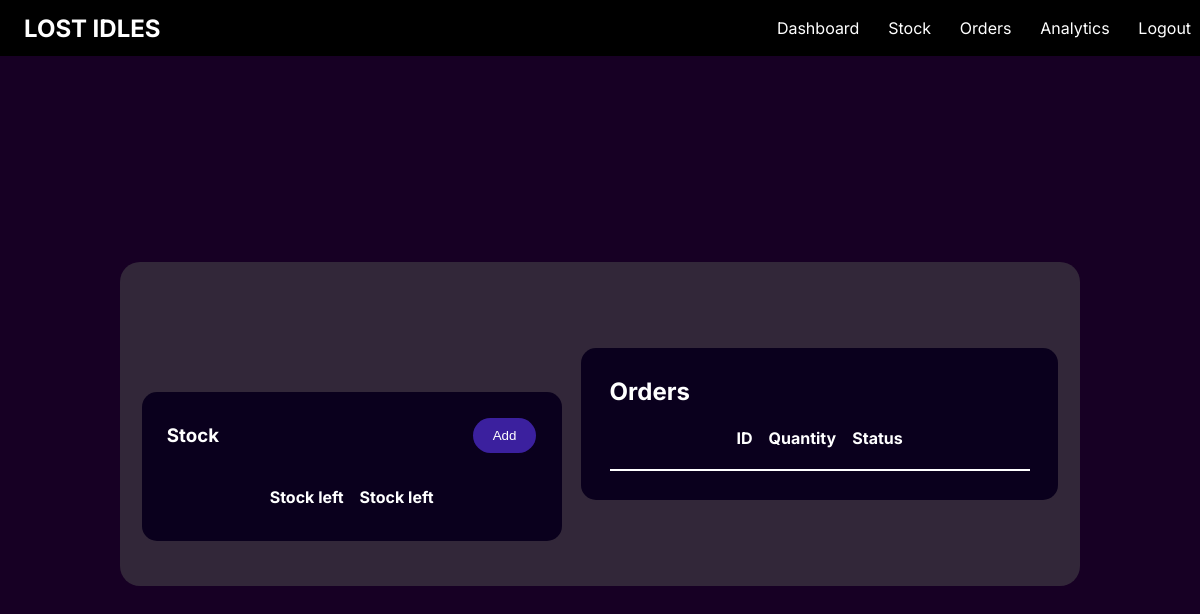
/stock/3ef34295ab464f09bf17d41bff6a2e73, run on an earlier commit of the app's database.
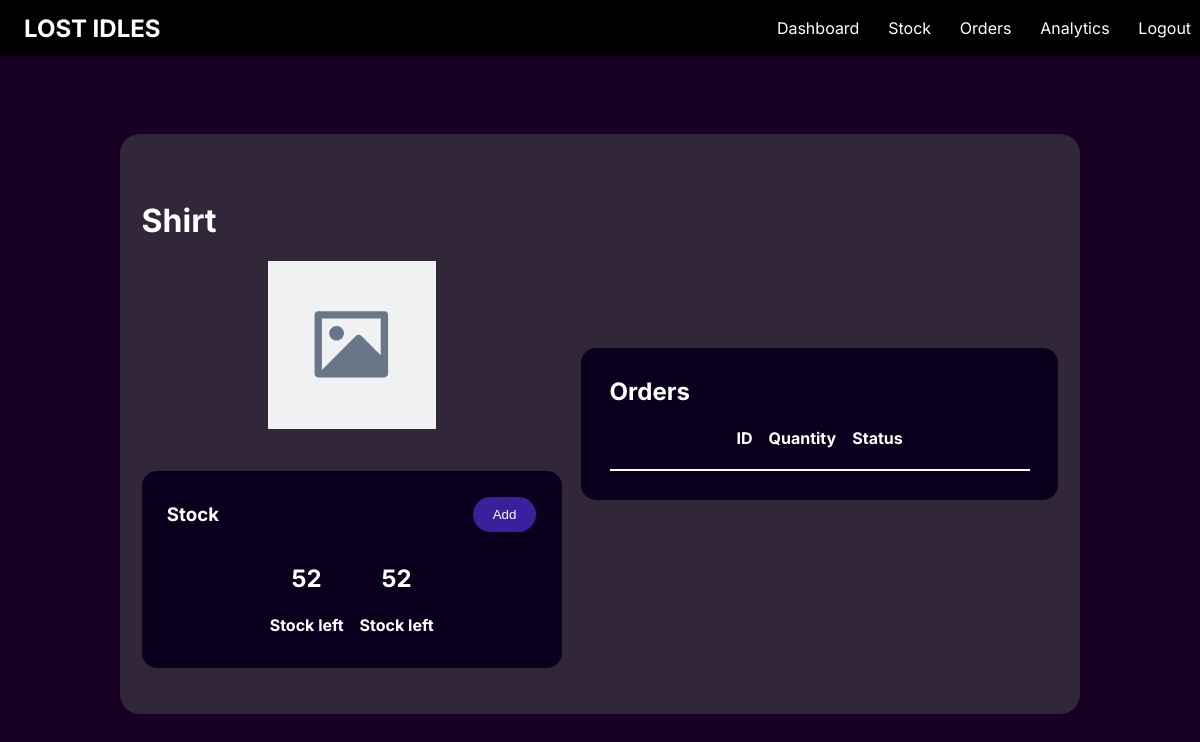
And on a later commit of the database.
### app.py (models this page shows, shortened)
class Stock(db.Model):
    __tablename__ = 'stock'
    stock_id = db.Column(db.String(50), primary_key=True)
    name = db.Column(db.String(50), nullable=False)
    category = db.Column(db.String(50), nullable=False)
    stock_level = db.Column(db.Integer, nullable=False)
    image = db.Column(db.String(120), nullable=True)
    price = db.Column(db.Float, nullable=False)
    order_items = db.relationship('OrderStock', back_populates='stock', cascade="all, delete-orphan")

### app.py (the view)
@app.route('/stock/<stock_id>')
def individual_stock(stock_id):
    stock = db.session.execute(db.select(Stock).filter_by(stock_id=stock_id)).scalar_one_or_none()
    return render_template('individual_stock.html', stock=stock)

### templates/individual_stock.html (shortened to what this page needs)
{% extends "boiler.html" %}
{% block head %}
    <link rel="stylesheet" href="{{ url_for('static', filename='styles/individual_stock.css') }}">
{% endblock %}
{% block content %}
    <main>
        <div class="container">
            <div id="left">
                <h1 style="text-align: left;" id="name">{{stock.name}}</h1>
                {% if stock.image == None %}
                    <img src="{{url_for('static', filename='/uploads/placeholder.svg')}}" alt="">
                {% else %}
                    <img src="{{url_for('static', filename='/uploads/' ~ stock.image)}}" alt="">
                {% endif %}
                <div id="stock-container">
                    <div id="header">
                        <h3>Stock</h3>
                        <div id="popup-container">
                            <button onclick="popup()" id="add">Add</button>
                        </div>
                    </div>
                    <div id="stock-info">
                        <div class="stock">
                            <h2>{{stock.stock_level}}</h2>
                            <h4>Stock left</h4>
                        </div>
                        <div class="stock">
                            <h2>{{stock.stock_level}}</h2>
                            <h4>Stock left</h4>
                        </div>
                    </div>
                </div>
            </div>
            <div id="order-container">
                <h2 style="margin: 0; text-align: left;">Orders</h2>
                <div id="labels">
                    <h4>ID</h4>
                    <h4>Quantity</h4>
                    <h4>Status</h4>
                </div>
            </div>
        </div>
    </main>
{% endblock %}

What changed in the data, as far as the page shows it:
added Stock: name "Shirt", stock_level "52"
